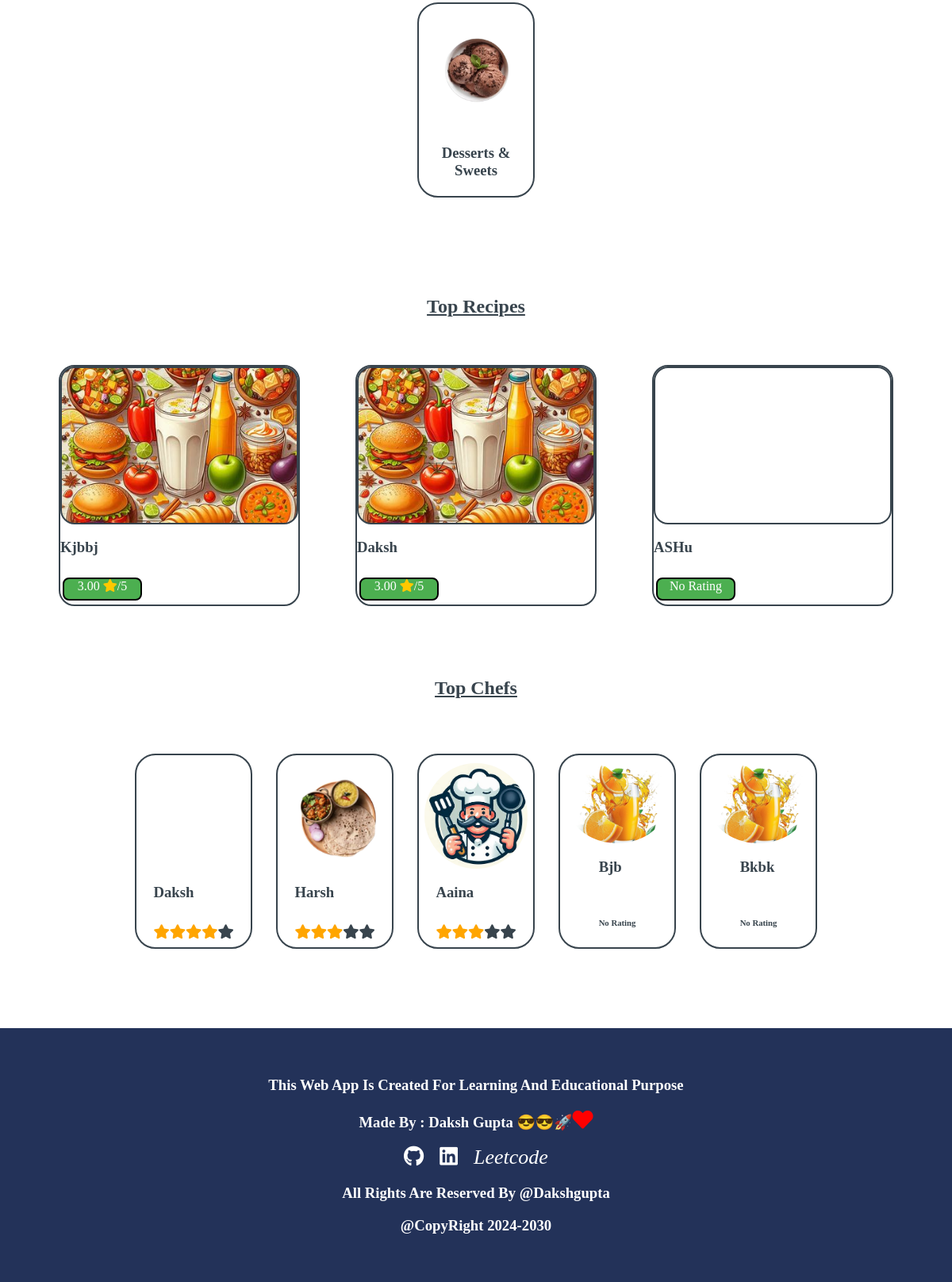
Before: / (lower part) with the older database file.
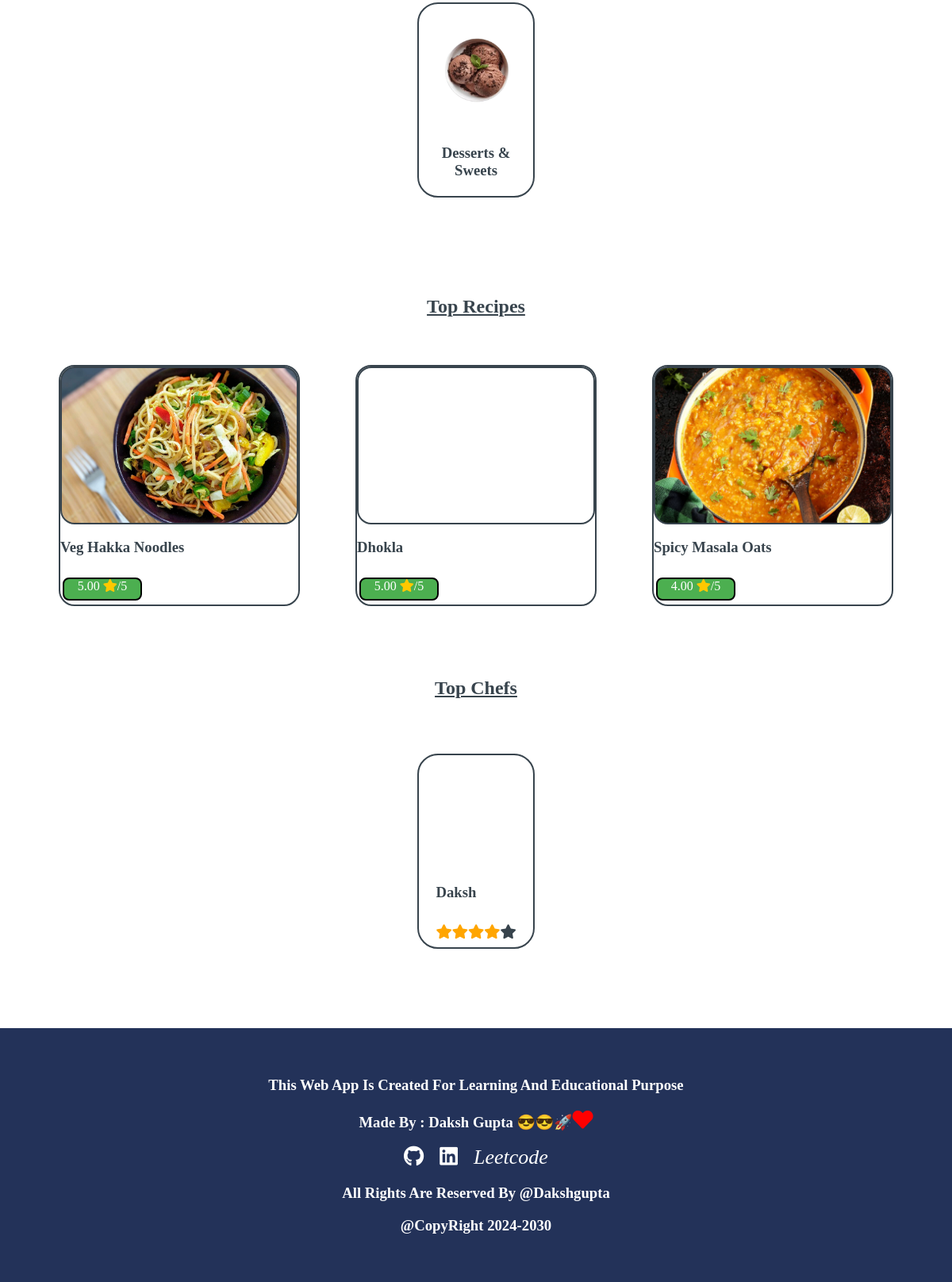
After: the same page with the newer database file.
### RecipeApp/models.py (models this page shows)
class Recipe(models.Model):
    user = models.ForeignKey(User, on_delete=models.CASCADE)
    chef=models.ForeignKey(Chefsprofile, on_delete=models.CASCADE)
    recipe_id = models.UUIDField(primary_key=True, default=uuid.uuid4, editable=False)
    recipe_image = models.ImageField(upload_to=recipe_image_path, default='recipe_images/default_recipe_image.jpg')
    title = models.CharField(max_length=100)
    created_at = models.DateTimeField(auto_now_add=True)
    def average_rating(self):
        average = RecipeRating.objects.filter(recipe=self).aggregate(Avg('rating'))
        return average['rating__avg'] or 0

class Chefsprofile(models.Model):
    user = models.OneToOneField(User, on_delete=models.CASCADE)
    chef_id = models.UUIDField( default=uuid.uuid4, editable=False)
    chef_image = models.ImageField(upload_to=chefsImagePath, default='chefs_images/default_chef_image.jpg')
    name = models.CharField(max_length=100)
    username = models.CharField(primary_key=True, max_length=100,unique=True)
    description=models.TextField(null=True)
    tags=models.CharField(max_length=100,null=True)
    def average_rating(self):
        return self.chefrating_set.aggregate(Avg('rating'))['rating__avg']

### RecipeApp/views.py (the view)
# urls.py: path('', views.index, name='home'),
def index(request):
    chefs = Chefsprofile.objects.all()
    allchefsWithReating = []
    for chef in chefs:
        allchefsWithReating.append({
            'chef': chef,
            'average_rating': chef.average_rating(),
        })
    top_chefs = sorted(allchefsWithReating, key=lambda x: x['average_rating'] if x['average_rating'] is not None else float('-inf'), reverse=True)[:5]
    recipes = Recipe.objects.all()
    allrecipesWithReating = []
    for recipe in recipes:
        if request.user.is_authenticated:
            is_favorited = RecipeFavourite.objects.filter(user=request.user, recipe=recipe, like=True).exists()
        else:
            is_favorited =False
        allrecipesWithReating.append({
            'recipe': recipe,
            'average_rating': recipe.average_rating(),
            'is_favorited': is_favorited,
        })
    top_recipes = sorted(allrecipesWithReating, key=lambda x: x['average_rating'] if x['average_rating'] is not None else float('-inf'), reverse=True)[:3]
    return render(request,'index.html',{'top_chefs': top_chefs , 'top_recipes':top_recipes })

### templates/index.html (shortened to what this page needs)
{% extends 'base.html' %}
{% block body %}
{% load static %}
<section class="section2">
  <div class="category ">
    <h1 style="text-decoration-line: underline;">What's on your mind?</h1><br><br>
    <div class="categorydiv">
      <a href="{% url 'Recipespage' %}?category=Desserts_Sweets">
        <div class="category-box-main">
          <div class="category-img-box">
            <img style=" width: 80%;" src="{% static '/images/sweet.png' %}" alt="no images" />
          </div>
          <div class="category-title">
            <h3 style="text-align: center;">Desserts & Sweets</h3>
          </div>
        </div>
      </a>
    </div>
  </div>
  <div id="top-recipe-box-main" class="top-recipe-box-main">
    <h1 style="text-decoration-line: underline;">Top Recipes</h1>
    <div class="top-recipe-box">
      {% if top_recipes %}
      {% for item in top_recipes %}
      <div class="recipebox">
        <a href="{% url 'recipe_detail' item.recipe.pk %}" class="recipe-link">
          <div class="img-container"
            style="background-image: url('{{ MEDIA_URL }}{{ item.recipe.recipe_image.url }}');">
          </div>
          <div class="title-container">
            <h3><b>{{ item.recipe.title }}</b></h3><br>
            <div class="ratingdiv">
              {% if item.average_rating != 0 %}
              {{ item.average_rating|floatformat:2 }}
              <i class="fa fa-star" style="color: #ffc800;"></i>/5
              {% else %}
                No Rating
              {% endif %}
            </div>
          </div>
        </a>
      </div>
      {% endfor %}
      {% else %}
      <h1>No recipes</h1>
      {% endif %}
    </div>
  </div>
  <div id="top-chefs" class="top-chefs">
    <h1 style="text-decoration-line: underline;">Top chefs</h1>
    <div class="top-chef-box-main">
      {% for chefs in top_chefs %}
      <a href="{% url 'chefs_profile' chefs.chef.username %}">
        <div class="top-chef-box">
          <div class="top-chef-img" style="background-image: url('{{ MEDIA_URL }}{{ chefs.chef.chef_image.url }}');">
          </div>
          <div class="top-chef-name">
            <h3>{{ chefs.chef.username }}</h3>
            <div class="star-rating">
              {% if chefs.average_rating is not None %}
              <span style="font-size: large;"
                class="fa fa-star{% if chefs.average_rating >= 1%} checked {% endif %}"></span>
              <span style="font-size: large;"
                class="fa fa-star{% if chefs.average_rating >= 2%} checked {% endif %}"></span>
              <span style="font-size: large;"
                class="fa fa-star{% if chefs.average_rating >= 3%} checked {% endif %}"></span>
              <span style="font-size: large;"
                class="fa fa-star{% if chefs.average_rating >= 4%} checked {% endif %}"></span>
              <span style="font-size: large;"
                class="fa fa-star{% if chefs.average_rating >= 5%} checked {% endif %}"></span>
              {% else %}
              <h6>No rating</h6>
              {% endif %}
            </div>
          </div>
        </div>
      </a>
      {% endfor %}
    </div>
  </div>
</section>
{% endblock body %}

Changed rows visible on the page:
removed Recipe: recipe.recipe_image (placeholder picture), recipe "Kjbbj", average_rating "3.00"
removed Recipe: recipe.recipe_image (placeholder picture), recipe "Daksh", average_rating "3.00"
removed Recipe: recipe "ASHu", shows "No Rating"
removed Chefsprofile: chef.chef_image (picture), chef.username "Harsh"
removed Chefsprofile: chef.chef_image (placeholder picture), chef.username "Aaina"
removed Chefsprofile: chef.chef_image (picture), chef.username "Bjb", shows "No Rating"
removed Chefsprofile: chef.chef_image (picture), chef.username "Bkbk", shows "No Rating"
added Recipe: recipe.recipe_image (picture), recipe "Veg Hakka Noodles", average_rating "5.00"
added Recipe: recipe "Dhokla", average_rating "5.00"
added Recipe: recipe.recipe_image (picture), recipe "Spicy Masala Oats", average_rating "4.00"
